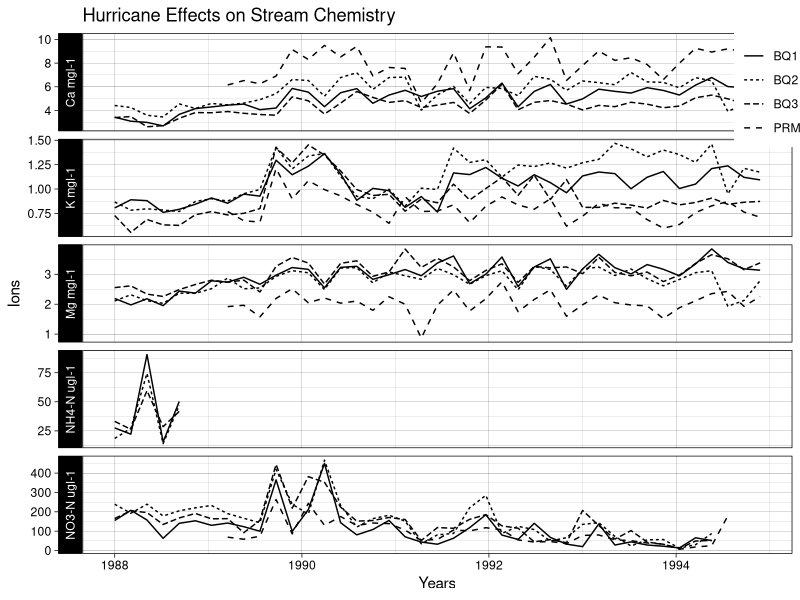
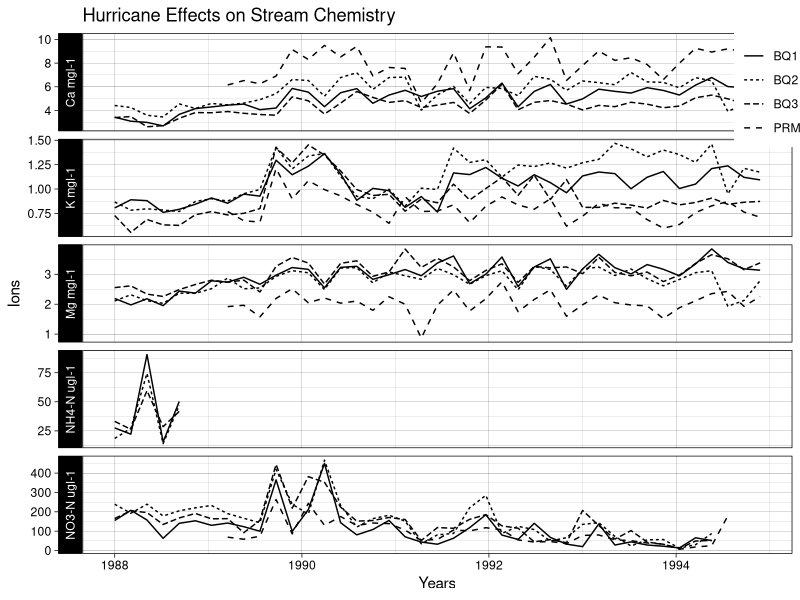

The R script that drew these images, in order:
## ---- chunk 1
#| warning: false
library(tidyverse)
lter_smoothed_output <- read_csv("../output/lter_smoothed_output.csv")
hurricane_date <- as.Date("1989-09-18")

lter_smoothed_output |>
  ggplot(
    mapping = aes(
      x = window_start,
      y = window_mean,
      group = sample_id,
      linetype = sample_id
    )
  ) +
  geom_line() +
  theme_linedraw() +
  theme(legend.position = c(.97, .91)) +
  facet_grid(vars(lter_smoothed_output$ions), scales = "free", switch = "y") +
  ylab("Ions") +
  xlab("Years") +
  labs(title = "Hurricane Effects on Stream Chemistry", linetype = "") #+
#geom_vline(xintercept = hurricane_date, linetype = "dashed", linewidth = 4)

ggsave("../figs/fig3_recreation.png")
